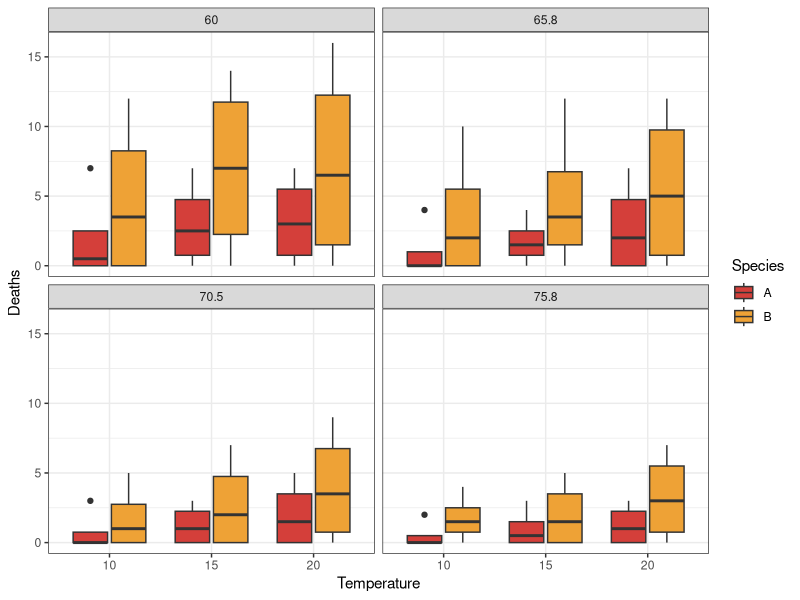

Recreate this plot in R.
## ---- chunk 1
knitr::opts_chunk$set(echo = TRUE,
                      warning = FALSE)
## ---- chunk 2
library(tidyverse)
library(MASS)
## ---- chunk 3
ggplot(snails, aes(x = as.factor(Temp), y = Deaths, fill = Species)) +
  geom_boxplot() +
  xlab("Temperature") +
  ggsci::scale_fill_locuszoom() +
  facet_wrap("Rel.Hum") +
  theme_bw()
